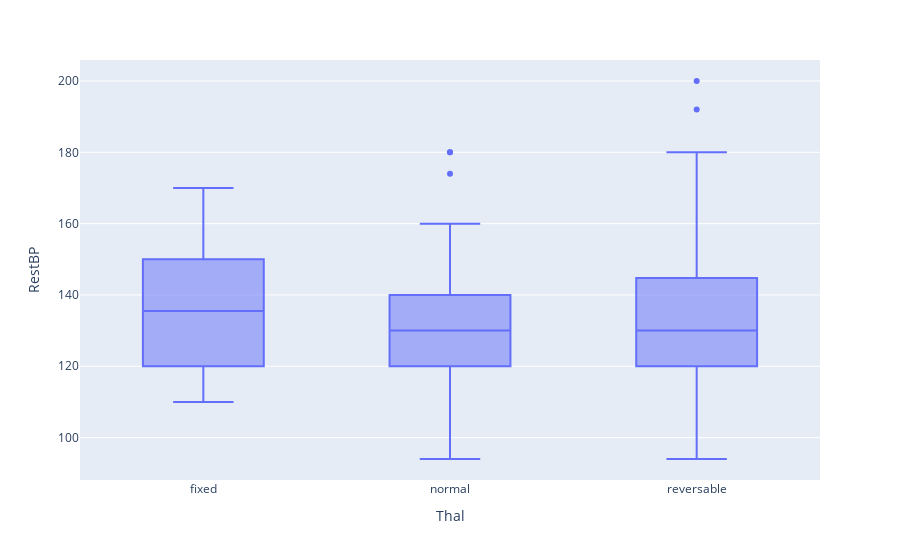

The code cell stored with this chart in its notebook:
### Code cell
px.box(data_frame=df,x='Thal',y='RestBP')

### Figure 1 — Plotly figure (JSON) as saved in the notebook; plotly's stock layout.template omitted (floating-point values rounded to 4 significant figures; data arrays with more than 128 entries replaced by an {"elided": "..."} marker saying what was removed)
{"data": [{"alignmentgroup": "True", "hoverlabel": {"namelength": 0}, "hovertemplate": "Thal=%{x}<br>RestBP=%{y}", "legendgroup": "", "marker": {"color": "#636efa"}, "name": "", "notched": false, "offsetgroup": "", "orientation": "v", "showlegend": false, "type": "box", "x": {"elided": "297 str values"}, "x0": " ", "xaxis": "x", "y": {"elided": "297 int values"}, "y0": " ", "yaxis": "y"}], "layout": {"boxmode": "group", "legend": {"tracegroupgap": 0}, "margin": {"t": 60}, "xaxis": {"anchor": "y", "domain": [0, 1], "title": {"text": "Thal"}}, "yaxis": {"anchor": "x", "domain": [0, 1], "title": {"text": "RestBP"}}}}
